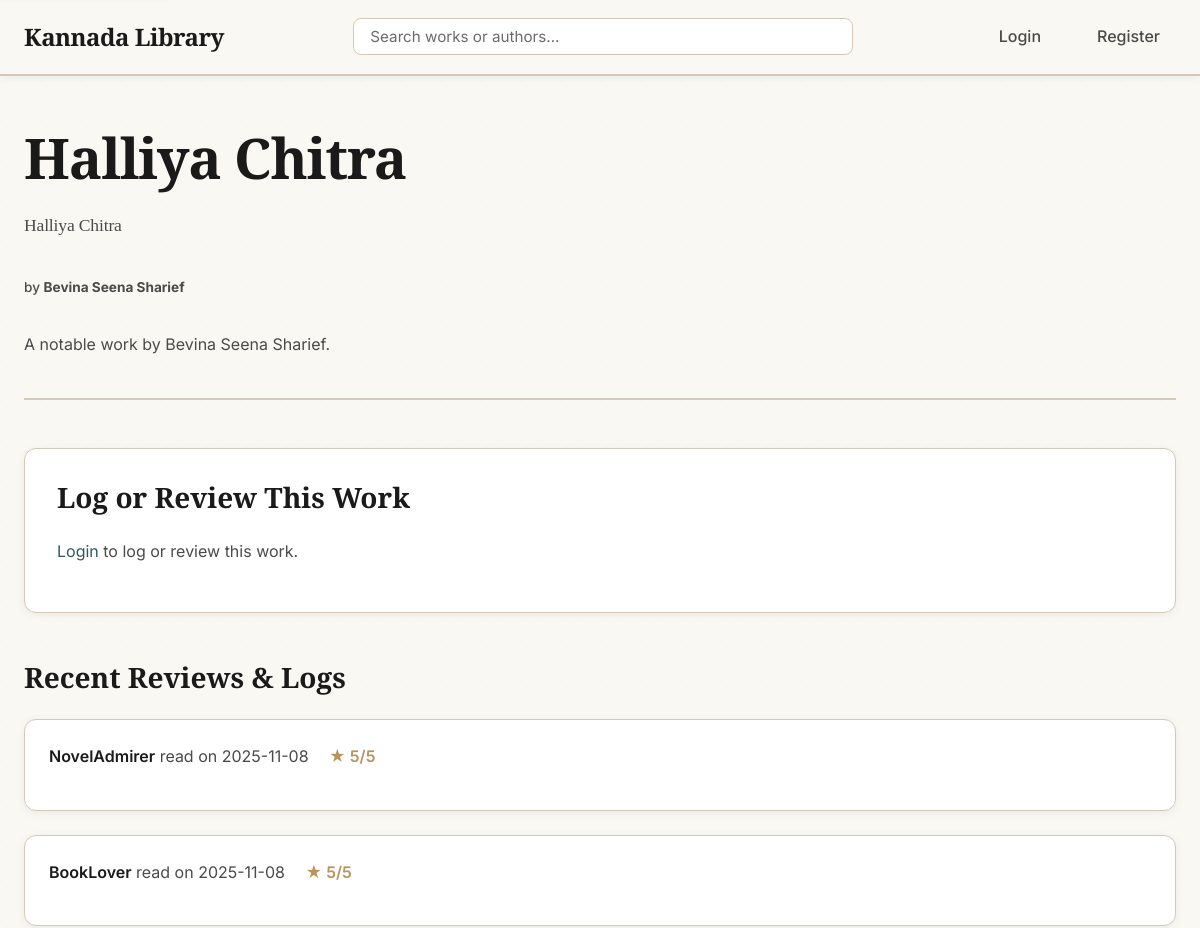
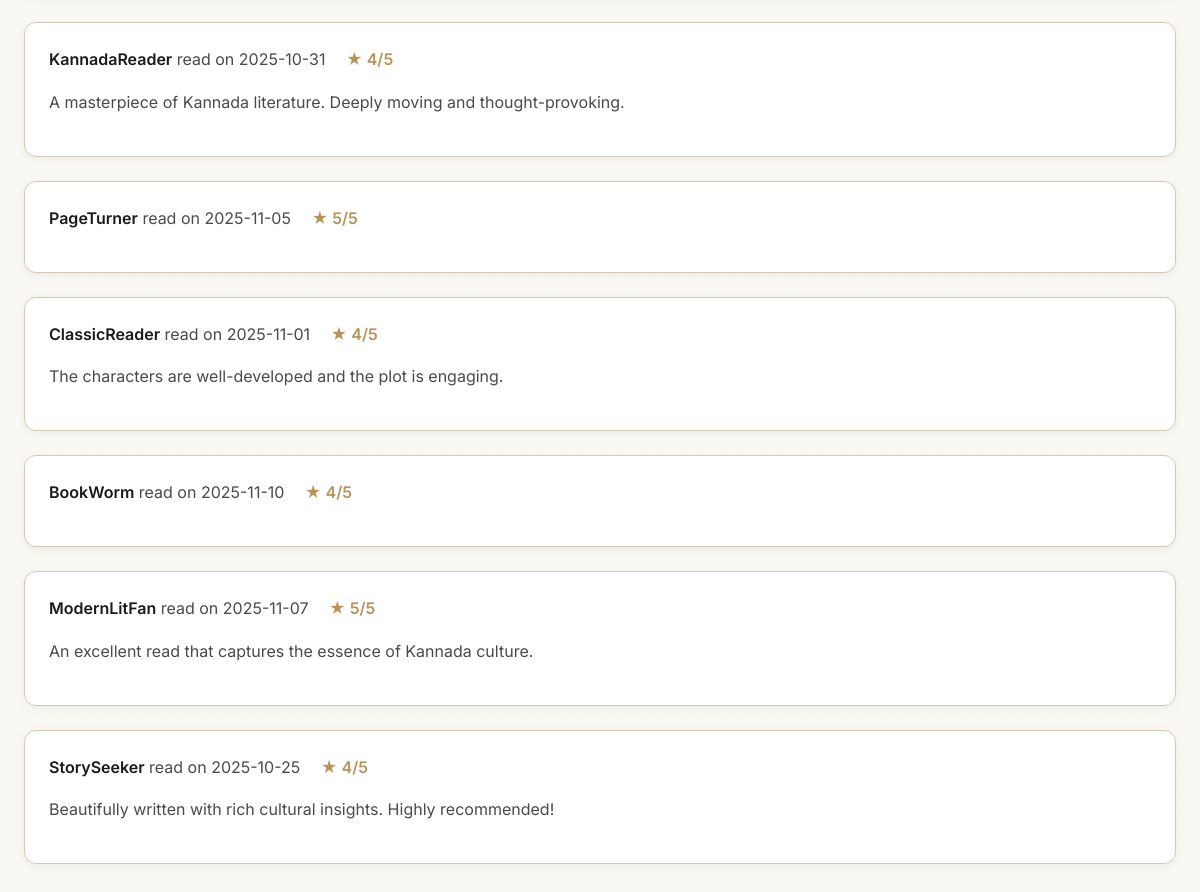
The page /work/23 on the database its author committed (2 pictures, top to bottom).
### tables this page shows
CREATE TABLE Work (
    work_id INTEGER PRIMARY KEY AUTOINCREMENT,
    author_id INTEGER NOT NULL,
    title_kannada TEXT NOT NULL,
    title_english TEXT NOT NULL,
    synopsis TEXT,
    cover_image_url TEXT, -- e.g., 'kanooru_heggadithi.jpg'
    type TEXT, -- 'Novel', 'Poetry', 'Play'
    FOREIGN KEY (author_id) REFERENCES Author (author_id)
);

CREATE TABLE Author (
    author_id INTEGER PRIMARY KEY AUTOINCREMENT,
    name_kannada TEXT NOT NULL,
    name_english TEXT NOT NULL,
    biography TEXT,
    image_url TEXT, -- e.g., 'kuvempu.jpg'
    era TEXT
);

CREATE TABLE Review (
    review_id INTEGER PRIMARY KEY AUTOINCREMENT,
    user_id INTEGER NOT NULL,
    work_id INTEGER NOT NULL,
    rating INTEGER NOT NULL,  -- Rating from 1 to 5
    review_text TEXT,         -- The written review (can be empty)
    date_read DATE NOT NULL,  -- The "diary date"
    date_logged TIMESTAMP DEFAULT CURRENT_TIMESTAMP,
    FOREIGN KEY (user_id) REFERENCES User (user_id),
    FOREIGN KEY (work_id) REFERENCES Work (work_id)
);

CREATE TABLE User (
    user_id INTEGER PRIMARY KEY AUTOINCREMENT,
    username TEXT NOT NULL UNIQUE,
    email TEXT NOT NULL UNIQUE,
    password_hash TEXT NOT NULL
);

### app.py (the view, shortened to what this page needs)
@app.route('/work/<int:work_id>', methods=['GET', 'POST'])
def work_details(work_id):
    db = get_db()
    work = db.execute('''
        SELECT
            Work.*,
            Author.name_kannada as author_kannada,
            Author.name_english as author_english,
            Author.image_url as author_image_url
        FROM Work
        JOIN Author ON Work.author_id = Author.author_id
        WHERE Work.work_id = ?
    ''', (work_id,)).fetchone()
    if work is None:
        abort(404)
    reviews = db.execute('''
        SELECT Review.*, User.username
        FROM Review
        JOIN User ON Review.user_id = User.user_id
        WHERE Review.work_id = ?
        ORDER BY Review.date_logged DESC
    ''', (work_id,)).fetchall()
    form = ReviewForm()
    user_review = None
    if current_user.is_authenticated:
        user_review = db.execute(
            'SELECT * FROM Review WHERE user_id = ? AND work_id = ?',
            (current_user.id, work_id)
        ).fetchone()
    return render_template('work_details.html', work=work, reviews=reviews, form=form, user_review=user_review)

### app.py
class ReviewForm(FlaskForm):
    rating = IntegerField('Rating (1-5)', validators=[DataRequired(), NumberRange(min=1, max=5)])
    review_text = TextAreaField('Review (Optional)', validators=[Length(max=5000)])
    date_read = DateField('Date Read', format='%Y-%m-%d', default=datetime.date.today, validators=[DataRequired()])
    submit = SubmitField('Log Book')

### app.py (called while the page is built)
def get_db():
    db = getattr(g, '_database', None)
    if db is None:
        db = g._database = sqlite3.connect(DATABASE)
        db.row_factory = sqlite3.Row
    return db

@app.teardown_appcontext
def close_connection(exception):
    db = getattr(g, '_database', None)
    if db is not None:
        db.close()

### templates/work_details.html (shortened to what this page needs)
{% extends "layout.html" %}
{% block content %}
    <div class="work-header">
        <h1>{{ work.title_kannada }}</h1>
        <h2>{{ work.title_english }}</h2>
        <p class="work-author">by <strong>{{ work.author_english }}</strong></p>
        {% if work.synopsis %}
            <p>{{ work.synopsis }}</p>
        {% endif %}
    </div>
    <div class="review-section">
        <h3>Log or Review This Work</h3>
        {% if current_user.is_authenticated %}
            <form method="POST" action="" class="auth-form">
                {{ form.hidden_tag() }}
                <div class="form-group">
                    {{ form.rating.label(class="form-label") }}
                    {{ form.rating(class="form-input", min="1", max="5", placeholder="1-5") }}
                    {% if form.rating.errors %}
                        <ul class="errors">
                            {% for error in form.rating.errors %}
                                <li>{{ error }}</li>
                            {% endfor %}
                        </ul>
                    {% endif %}
                </div>
                <div class="form-group">
                    {{ form.date_read.label(class="form-label") }}
                    {{ form.date_read(class="form-input", type="date") }}
                    {% if form.date_read.errors %}
                        <ul class="errors">
                            {% for error in form.date_read.errors %}
                                <li>{{ error }}</li>
                            {% endfor %}
                        </ul>
                    {% endif %}
                </div>
                <div class="form-group">
                    {{ form.review_text.label(class="form-label") }}
                    {{ form.review_text(class="form-input", rows=5, placeholder="Share your thoughts...") }}
                    {% if form.review_text.errors %}
                        <ul class="errors">
                            {% for error in form.review_text.errors %}
                                <li>{{ error }}</li>
                            {% endfor %}
                        </ul>
                    {% endif %}
                </div>
                <div class="form-group">
                    {{ form.submit(class="btn btn-primary") }}
                </div>
            </form>
        {% else %}
            <p><a href="{{ url_for('login') }}">Login</a> to log or review this work.</p>
        {% endif %}
    </div>
    <div class="reviews-list">
        <h3>Recent Reviews & Logs</h3>
        {% if reviews %}
            {% for review in reviews %}
                <article class="review-card">
                    <p>
                        <strong>{{ review.username }}</strong> read on {{ review.date_read }}
                        <span class="rating">★ {{ review.rating }}/5</span>
                    </p>
                    {% if review.review_text %}
                        <p class="review-text">{{ review.review_text }}</p>
                    {% endif %}
                </article>
            {% endfor %}
        {% else %}
            <p>No one has logged this work yet.</p>
        {% endif %}
    </div>
{% endblock %}

### static/style.css (style rules this page uses)
:root { --bg-primary: #faf8f3; --bg-secondary: #f5f2eb; --bg-tertiary: #f0ede5; --bg-card: #ffffff; --bg-hover: #f8f6f0; --text-primary: #1a1a1a; --text-secondary: #4a4a4a; --text-muted: #6b6b6b; --accent-primary: #2d5a5f; --accent-secondary: #3d6b7a; --accent-tertiary: #4a7c8a; --accent-hover: #1f4a4f; --highlight: #d4a574; --highlight-light: #e8c9a0; --highlight-dark: #b8935a; --border-color: #d4c9b8; --shadow-sm: 0 2px 8px rgba(45, 90, 95, 0.08); --shadow-md: 0 4px 16px rgba(45, 90, 95, 0.12); --shadow-lg: 0 8px 32px rgba(45, 90, 95, 0.15); --shadow-glow: 0 0 20px rgba(212, 165, 116, 0.2); --spacing-xs: 0.5rem; --spacing-sm: 1rem; --spacing-md: 1.5rem; --spacing-lg: 2rem; --spacing-xl: 3rem; --spacing-2xl: 4rem; --font-primary: 'Inter', -apple-system, BlinkMacSystemFont, 'Segoe UI', sans-serif; --font-display: 'Playfair Display', Georgia, serif; --transition-fast: 150ms ease; --transition-base: 250ms ease; --transition-slow: 350ms ease; --radius-sm: 4px; --radius-md: 8px; --radius-lg: 12px; --radius-xl: 16px; }
* { margin: 0; padding: 0; box-sizing: border-box; }
html { font-size: 16px; scroll-behavior: smooth; color-scheme: light; overflow-y: scroll; scrollbar-width: none; -ms-overflow-style: none; }
body { font-family: var(--font-primary); background-color: var(--bg-primary) !important; background-image: radial-gradient(circle at 1px 1px, rgba(212, 165, 116, 0.03) 1px, transparent 0); background-size: 20px 20px; color: var(--text-primary) !important; line-height: 1.6; -webkit-font-smoothing: antialiased; -moz-osx-font-smoothing: grayscale; min-height: 100vh; }
h1, h2, h3, h4, h5, h6 { font-family: var(--font-display); font-weight: 700; line-height: 1.2; color: var(--text-primary); margin-bottom: var(--spacing-md); }
h1 { font-size: clamp(2rem, 5vw, 3.5rem); letter-spacing: -0.02em; }
h2 { font-size: clamp(1.5rem, 4vw, 2.5rem); letter-spacing: -0.01em; }
h3 { font-size: clamp(1.25rem, 3vw, 1.75rem); }
p { margin-bottom: var(--spacing-sm); color: var(--text-secondary); }
a { color: var(--accent-primary); text-decoration: none; transition: color var(--transition-fast); }
.film-year, .work-author { font-size: 0.85rem; color: var(--text-secondary); margin-top: auto; font-weight: 500; }
.main-header, .work-header, .profile-header, .author-header { margin-bottom: var(--spacing-xl); padding-bottom: var(--spacing-md); border-bottom: 2px solid var(--border-color); }
.main-header h1, .work-header h1, .profile-header h1, .author-header h1 { margin-bottom: var(--spacing-xs); }
.work-header h2, .author-header .author-era { color: var(--text-secondary); font-size: 1.1rem; font-weight: 400; margin-bottom: var(--spacing-md); }
.work-header { display: flex; flex-direction: column; gap: var(--spacing-sm); }
.work-header p { color: var(--text-secondary); line-height: 1.7; max-width: 800px; }
.review-section { background-color: var(--bg-card); padding: var(--spacing-lg); border-radius: var(--radius-lg); margin-bottom: var(--spacing-xl); border: 1px solid var(--border-color); box-shadow: var(--shadow-sm); }
.review-section h3 { margin-bottom: var(--spacing-md); color: var(--text-primary); }
.reviews-list, .profile-reviews-list { margin-top: var(--spacing-xl); }
.reviews-list h3, .profile-reviews-list h3 { margin-bottom: var(--spacing-md); }
.review-card { background-color: var(--bg-card); padding: var(--spacing-md); border-radius: var(--radius-lg); margin-bottom: var(--spacing-md); border: 1px solid var(--border-color); transition: all var(--transition-base); box-shadow: var(--shadow-sm); }
.review-card strong { color: var(--text-primary); font-weight: 600; }
.review-card .rating { color: var(--highlight-dark); font-weight: 600; margin-left: var(--spacing-sm); }
.review-text { margin-top: var(--spacing-sm); color: var(--text-secondary); line-height: 1.7; }

### templates/layout.html (style rules this page uses)
html { color-scheme: light !important; }
body { background-color: #faf8f3 !important; color: #1a1a1a !important; }

### rows shown on the page
Work: title_kannada "Halliya Chitra", title_english "Halliya Chitra", synopsis "A notable work by Bevina Seena Sharief."
Author: author_english "Bevina Seena Sharief"
Review: username "NovelAdmirer", date_read "2025-11-08", rating "5"
Review: username "BookLover", date_read "2025-11-08", rating "5"
Review: username "KannadaReader", date_read "2025-10-31", rating "4", review_text "A masterpiece of Kannada literature. Deeply moving and thought-provoking."
Review: username "PageTurner", date_read "2025-11-05", rating "5"
Review: username "ClassicReader", date_read "2025-11-01", rating "4", review_text "The characters are well-developed and the plot is engaging."
Review: username "BookWorm", date_read "2025-11-10", rating "4"
Review: username "ModernLitFan", date_read "2025-11-07", rating "5", review_text "An excellent read that captures the essence of Kannada culture."
Review: username "StorySeeker", date_read "2025-10-25", rating "4", review_text "Beautifully written with rich cultural insights. Highly recommended!"
